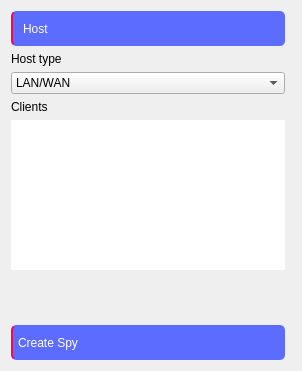
                   <widget class="QWidget" name="scrollAreaWidgetContents">
                    <property name="geometry">
                     <rect>
                      <x>0</x>
                      <y>0</y>
                      <width>300</width>
                      <height>371</height>
                     </rect>
                    </property>
                    <layout class="QGridLayout" name="gridLayout">
                     <item row="3" column="0">
                      <widget class="QLabel" name="label_13">
                       <property name="maximumSize">
                        <size>
                         <width>16777215</width>
                         <height>20</height>
                        </size>
                       </property>
                       <property name="styleSheet">
                        <string notr="true"/>
                       </property>
                       <property name="text">
                        <string>Clients</string>
                       </property>
                      </widget>
                     </item>
                     <item row="0" column="0" colspan="2">
                      <widget class="QPushButton" name="btn_hostServer">
                       <property name="sizePolicy">
                        <sizepolicy hsizetype="Expanding" vsizetype="Fixed">
                         <horstretch>0</horstretch>
                         <verstretch>0</verstretch>
                        </sizepolicy>
                       </property>
                       <property name="minimumSize">
                        <size>
                         <width>0</width>
                         <height>35</height>
                        </size>
                       </property>
                       <property name="maximumSize">
                        <size>
                         <width>274</width>
                         <height>35</height>
                        </size>
                       </property>
                       <property name="styleSheet">
                        <string notr="true">QPushButton {
	background-color: rgb(92, 108, 255);
	border-radius: 5px;
	font: 700 11pt &quot;Roboto&quot;;
	color: rgb(255, 255, 255);

	border-left: 2px solid  rgb(233, 12, 89);

	text-align: left;
	padding-left: 10px;
}
QPushButton:hover {
	background-color: rgb(71, 82, 196);
}
QPushButton:pressed {
	background-color: rgb(60, 69, 165);
}</string>
                       </property>
                       <property name="text">
                        <string>Host</string>
                       </property>
                       <property name="iconSize">
                        <size>
                         <width>24</width>
                         <height>24</height>
                        </size>
                       </property>
                       <property name="checkable">
                        <bool>false</bool>
                       </property>
                       <property name="checked">
                        <bool>false</bool>
                       </property>
                       <property name="autoRepeat">
                        <bool>false</bool>
                       </property>
                       <property name="autoExclusive">
                        <bool>false</bool>
                       </property>
                      </widget>
                     </item>
                     <item row="4" column="0" colspan="2">
                      <widget class="QListWidget" name="listWidget_Clients">
                       <property name="sizePolicy">
                        <sizepolicy hsizetype="Expanding" vsizetype="Expanding">
                         <horstretch>0</horstretch>
                         <verstretch>0</verstretch>
                        </sizepolicy>
                       </property>
                       <property name="minimumSize">
                        <size>
                         <width>274</width>
                         <height>150</height>
                        </size>
                       </property>
                       <property name="maximumSize">
                        <size>
                         <width>274</width>
                         <height>150</height>
                        </size>
                       </property>
                       <property name="styleSheet">
                        <string notr="true">color: rgb(230, 230, 230);
font: 10pt &quot;Terminal&quot;;</string>
                       </property>
                       <property name="frameShape">
                        <enum>QFrame::NoFrame</enum>
                       </property>
                       <property name="frameShadow">
                        <enum>QFrame::Plain</enum>
                       </property>
                       <property name="spacing">
                        <number>2</number>
                       </property>
                      </widget>
                     </item>
                     <item row="6" column="0">
                      <widget class="QPushButton" name="btn_createSpy">
                       <property name="enabled">
                        <bool>false</bool>
                       </property>
                       <property name="sizePolicy">
                        <sizepolicy hsizetype="Expanding" vsizetype="Fixed">
                         <horstretch>0</horstretch>
                         <verstretch>0</verstretch>
                        </sizepolicy>
                       </property>
                       <property name="minimumSize">
                        <size>
                         <width>0</width>
                         <height>35</height>
                        </size>
                       </property>
                       <property name="maximumSize">
                        <size>
                         <width>274</width>
                         <height>35</height>
                        </size>
                       </property>
                       <property name="styleSheet">
                        <string notr="true">QPushButton {
	background-color: rgb(92, 108, 255);
	border-radius: 5px;
	font: 700 11pt &quot;Roboto&quot;;
	color: rgb(255, 255, 255);
	border-left: 2px solid  rgb(233, 12, 89); /*rgb(189, 255, 0);*/
	text-align: left;
	padding-left: 5px;
}
QPushButton:hover {
	background-color: rgb(71, 82, 196);
}
QPushButton:pressed {
	background-color: rgb(60, 69, 165);
}</string>
                       </property>
                       <property name="text">
                        <string>Create Spy</string>
                       </property>
                       <property name="iconSize">
                        <size>
                         <width>24</width>
                         <height>24</height>
                        </size>
                       </property>
                       <property name="checkable">
                        <bool>false</bool>
                       </property>
                       <property name="checked">
                        <bool>false</bool>
                       </property>
                       <property name="autoRepeat">
                        <bool>false</bool>
                       </property>
                       <property name="autoExclusive">
                        <bool>false</bool>
                       </property>
                      </widget>
                     </item>
                     <item row="2" column="0">
                      <widget class="QComboBox" name="cbox_hostType">
                       <property name="minimumSize">
                        <size>
                         <width>274</width>
                         <height>0</height>
                        </size>
                       </property>
                       <property name="maximumSize">
                        <size>
                         <width>274</width>
                         <height>16777215</height>
                        </size>
                       </property>
                       <property name="styleSheet">
                        <string notr="true"/>
                       </property>
                       <item>
                        <property name="text">
                         <string>LAN/WAN</string>
                        </property>
                       </item>
                       <item>
                        <property name="text">
                         <string>Internet</string>
                        </property>
                       </item>
                      </widget>
                     </item>
                     <item row="5" column="0">
                      <spacer name="verticalSpacer">
                       <property name="orientation">
                        <enum>Qt::Vertical</enum>
                       </property>
                       <property name="sizeHint" stdset="0">
                        <size>
                         <width>20</width>
                         <height>5</height>
                        </size>
                       </property>
                      </spacer>
                     </item>
                     <item row="1" column="0">
                      <widget class="QLabel" name="label_15">
                       <property name="maximumSize">
                        <size>
                         <width>16777215</width>
                         <height>20</height>
                        </size>
                       </property>
                       <property name="styleSheet">
                        <string notr="true"/>
                       </property>
                       <property name="text">
                        <string>Host type</string>
                       </property>
                      </widget>
                     </item>
                    </layout>
                   </widget>
